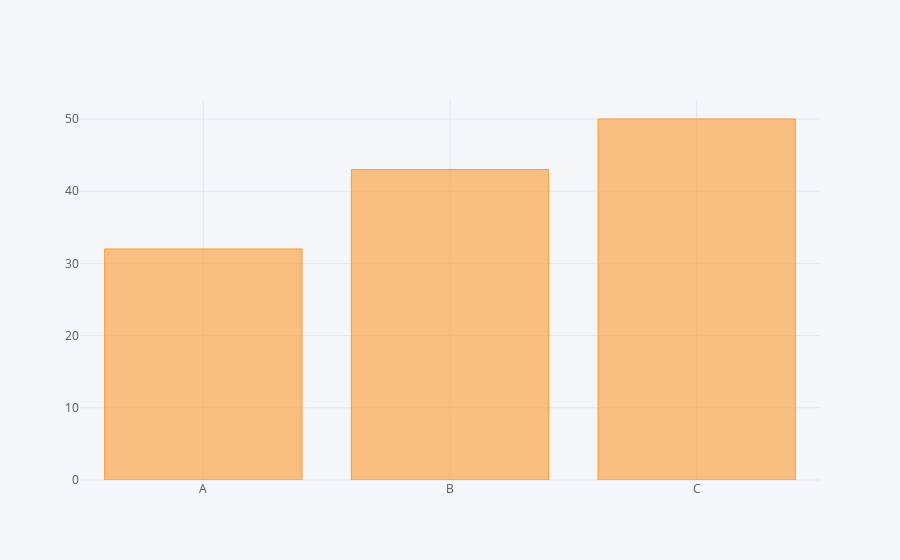

Notebook source saved alongside this figure:
### Markdown cell above
##### Bar

### Code cell
df2.iplot(kind="bar", x="Categoria", y="Valores")

### Figure 1 — Plotly figure (JSON) as saved in the notebook; plotly's stock layout.template omitted (floating-point values rounded to 4 significant figures)
{"data": [{"marker": {"color": "rgba(255, 153, 51, 0.6)", "line": {"color": "rgba(255, 153, 51, 1.0)", "width": 1}}, "name": "Valores", "orientation": "v", "text": "", "type": "bar", "uid": "d296a8b4-94f4-4973-88f6-85c264e27dff", "x": ["A", "B", "C"], "y": [32, 43, 50]}], "layout": {"legend": {"bgcolor": "#F5F6F9", "font": {"color": "#4D5663"}}, "paper_bgcolor": "#F5F6F9", "plot_bgcolor": "#F5F6F9", "title": {"font": {"color": "#4D5663"}}, "xaxis": {"gridcolor": "#E1E5ED", "showgrid": true, "tickfont": {"color": "#4D5663"}, "title": {"font": {"color": "#4D5663"}, "text": ""}, "zerolinecolor": "#E1E5ED"}, "yaxis": {"gridcolor": "#E1E5ED", "showgrid": true, "tickfont": {"color": "#4D5663"}, "title": {"font": {"color": "#4D5663"}, "text": ""}, "zerolinecolor": "#E1E5ED"}}}
